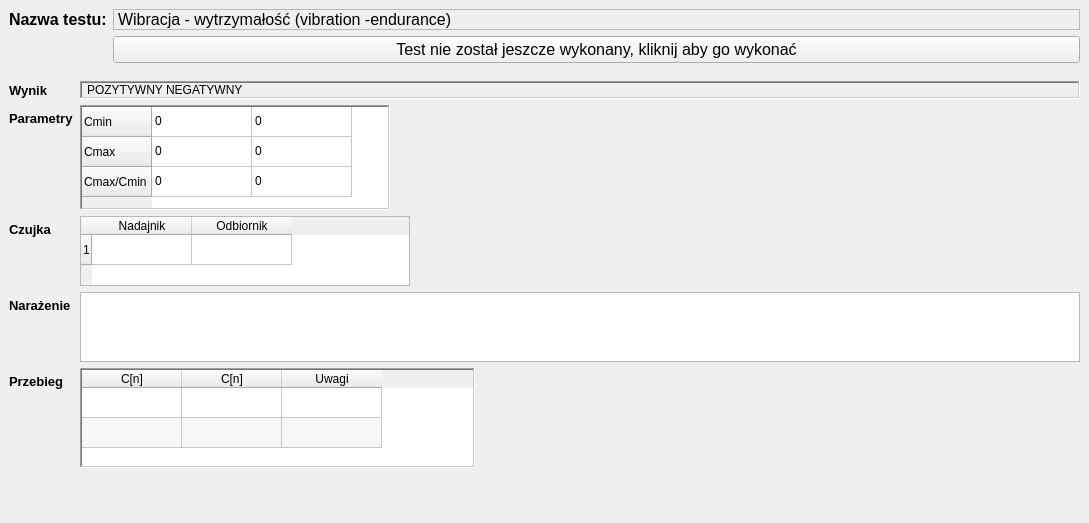
        <widget class="QWidget" name="pWibracja">
         <property name="styleSheet">
          <string notr="true"/>
         </property>
         <layout class="QVBoxLayout" name="verticalLayoutpWibracja">
          <property name="spacing">
           <number>0</number>
          </property>
          <property name="leftMargin">
           <number>0</number>
          </property>
          <property name="topMargin">
           <number>0</number>
          </property>
          <property name="rightMargin">
           <number>0</number>
          </property>
          <property name="bottomMargin">
           <number>0</number>
          </property>
          <item>
           <widget class="QWidget" name="wibracjaWidget" native="true">
            <property name="sizePolicy">
             <sizepolicy hsizetype="Preferred" vsizetype="Minimum">
              <horstretch>0</horstretch>
              <verstretch>0</verstretch>
             </sizepolicy>
            </property>
            <property name="minimumSize">
             <size>
              <width>0</width>
              <height>70</height>
             </size>
            </property>
            <property name="maximumSize">
             <size>
              <width>16777215</width>
              <height>80</height>
             </size>
            </property>
            <property name="font">
             <font>
              <family>Arial</family>
              <pointsize>12</pointsize>
             </font>
            </property>
            <layout class="QFormLayout" name="formLayoutwibracjaWidget">
             <property name="labelAlignment">
              <set>Qt::AlignLeading|Qt::AlignLeft|Qt::AlignTop</set>
             </property>
             <item row="0" column="0">
              <widget class="QLabel" name="eWibracjanazwaTestu">
               <property name="font">
                <font>
                 <family>Arial</family>
                 <pointsize>12</pointsize>
                 <bold>true</bold>
                </font>
               </property>
               <property name="text">
                <string>Nazwa testu:</string>
               </property>
              </widget>
             </item>
             <item row="0" column="1">
              <widget class="QLabel" name="wibracjanazwaTestu">
               <property name="maximumSize">
                <size>
                 <width>16777215</width>
                 <height>35</height>
                </size>
               </property>
               <property name="frameShape">
                <enum>QFrame::StyledPanel</enum>
               </property>
               <property name="text">
                <string>Wibracja - wytrzymałość (vibration -endurance)</string>
               </property>
              </widget>
             </item>
             <item row="1" column="1">
              <widget class="QPushButton" name="pbWibracja">
               <property name="text">
                <string>Test nie został jeszcze wykonany, kliknij aby go wykonać</string>
               </property>
              </widget>
             </item>
            </layout>
           </widget>
          </item>
          <item>
           <widget class="QWidget" name="wibracjaWyniki" native="true">
            <layout class="QFormLayout" name="formLayoutwibracjaWyniki">
             <item row="0" column="0">
              <widget class="QLabel" name="etWibracjaResult">
               <property name="font">
                <font>
                 <family>Arial</family>
                 <pointsize>10</pointsize>
                 <bold>true</bold>
                </font>
               </property>
               <property name="text">
                <string>Wynik</string>
               </property>
              </widget>
             </item>
             <item row="0" column="1">
              <widget class="QLabel" name="wibracjaResult">
               <property name="frameShape">
                <enum>QFrame::WinPanel</enum>
               </property>
               <property name="frameShadow">
                <enum>QFrame::Sunken</enum>
               </property>
               <property name="text">
                <string>POZYTYWNY NEGATYWNY</string>
               </property>
               <property name="margin">
                <number>2</number>
               </property>
               <property name="indent">
                <number>5</number>
               </property>
              </widget>
             </item>
             <item row="1" column="0">
              <widget class="QLabel" name="etwibracjaParametry">
               <property name="font">
                <font>
                 <family>Arial</family>
                 <pointsize>10</pointsize>
                 <bold>true</bold>
                </font>
               </property>
               <property name="text">
                <string>Parametry</string>
               </property>
              </widget>
             </item>
             <item row="1" column="1">
              <widget class="QTableWidget" name="wibracjaTableParams">
               <property name="sizePolicy">
                <sizepolicy hsizetype="Minimum" vsizetype="Minimum">
                 <horstretch>0</horstretch>
                 <verstretch>0</verstretch>
                </sizepolicy>
               </property>
               <property name="maximumSize">
                <size>
                 <width>310</width>
                 <height>105</height>
                </size>
               </property>
               <property name="frameShape">
                <enum>QFrame::WinPanel</enum>
               </property>
               <property name="verticalScrollBarPolicy">
                <enum>Qt::ScrollBarAsNeeded</enum>
               </property>
               <property name="horizontalScrollBarPolicy">
                <enum>Qt::ScrollBarAsNeeded</enum>
               </property>
               <property name="autoScroll">
                <bool>false</bool>
               </property>
               <property name="editTriggers">
                <set>QAbstractItemView::NoEditTriggers</set>
               </property>
               <property name="tabKeyNavigation">
                <bool>false</bool>
               </property>
               <property name="showDropIndicator" stdset="0">
                <bool>false</bool>
               </property>
               <property name="dragDropOverwriteMode">
                <bool>false</bool>
               </property>
               <attribute name="horizontalHeaderVisible">
                <bool>false</bool>
               </attribute>
               <row>
                <property name="text">
                 <string>Cmin</string>
                </property>
               </row>
               <row>
                <property name="text">
                 <string>Cmax</string>
                </property>
               </row>
               <row>
                <property name="text">
                 <string>Cmax/Cmin</string>
                </property>
               </row>
               <column>
                <property name="text">
                 <string>Nazwa</string>
                </property>
               </column>
               <column>
                <property name="text">
                 <string>Wartość</string>
                </property>
               </column>
               <item row="0" column="0">
                <property name="text">
                 <string>0</string>
                </property>
               </item>
               <item row="0" column="1">
                <property name="text">
                 <string>0</string>
                </property>
               </item>
               <item row="1" column="0">
                <property name="text">
                 <string>0</string>
                </property>
               </item>
               <item row="1" column="1">
                <property name="text">
                 <string>0</string>
                </property>
               </item>
               <item row="2" column="0">
                <property name="text">
                 <string>0</string>
                </property>
               </item>
               <item row="2" column="1">
                <property name="text">
                 <string>0</string>
                </property>
               </item>
              </widget>
             </item>
             <item row="2" column="0">
              <widget class="QLabel" name="etWibracjaCzujka">
               <property name="font">
                <font>
                 <family>Arial</family>
                 <pointsize>10</pointsize>
                 <bold>true</bold>
                </font>
               </property>
               <property name="text">
                <string>Czujka</string>
               </property>
              </widget>
             </item>
             <item row="2" column="1">
              <widget class="QTableWidget" name="wibracjatableCzujka">
               <property name="minimumSize">
                <size>
                 <width>309</width>
                 <height>70</height>
                </size>
               </property>
               <property name="maximumSize">
                <size>
                 <width>330</width>
                 <height>70</height>
                </size>
               </property>
               <row>
                <property name="text">
                 <string>1</string>
                </property>
               </row>
               <column>
                <property name="text">
                 <string>Nadajnik</string>
                </property>
               </column>
               <column>
                <property name="text">
                 <string>Odbiornik</string>
                </property>
               </column>
              </widget>
             </item>
             <item row="3" column="0">
              <widget class="QLabel" name="etWibracjaWynikNarazenia">
               <property name="font">
                <font>
                 <family>Arial</family>
                 <pointsize>10</pointsize>
                 <bold>true</bold>
                </font>
               </property>
               <property name="text">
                <string>Narażenie</string>
               </property>
              </widget>
             </item>
             <item row="4" column="0">
              <widget class="QLabel" name="etWibracjaPrzebieg">
               <property name="font">
                <font>
                 <family>Arial</family>
                 <pointsize>10</pointsize>
                 <bold>true</bold>
                </font>
               </property>
               <property name="text">
                <string>Przebieg</string>
               </property>
              </widget>
             </item>
             <item row="4" column="1">
              <widget class="QTableWidget" name="wibracjaTablePrzebieg">
               <property name="minimumSize">
                <size>
                 <width>395</width>
                 <height>100</height>
                </size>
               </property>
               <property name="maximumSize">
                <size>
                 <width>395</width>
                 <height>100</height>
                </size>
               </property>
               <property name="frameShape">
                <enum>QFrame::WinPanel</enum>
               </property>
               <property name="sizeAdjustPolicy">
                <enum>QAbstractScrollArea::AdjustToContents</enum>
               </property>
               <property name="autoScroll">
                <bool>false</bool>
               </property>
               <property name="editTriggers">
                <set>QAbstractItemView::DoubleClicked</set>
               </property>
               <property name="tabKeyNavigation">
                <bool>false</bool>
               </property>
               <property name="showDropIndicator" stdset="0">
                <bool>false</bool>
               </property>
               <property name="dragDropOverwriteMode">
                <bool>false</bool>
               </property>
               <property name="alternatingRowColors">
                <bool>true</bool>
               </property>
               <property name="selectionMode">
                <enum>QAbstractItemView::NoSelection</enum>
               </property>
               <property name="wordWrap">
                <bool>false</bool>
               </property>
               <property name="cornerButtonEnabled">
                <bool>false</bool>
               </property>
               <attribute name="horizontalHeaderCascadingSectionResizes">
                <bool>true</bool>
               </attribute>
               <attribute name="horizontalHeaderMinimumSectionSize">
                <number>30</number>
               </attribute>
               <attribute name="verticalHeaderVisible">
                <bool>false</bool>
               </attribute>
               <attribute name="verticalHeaderCascadingSectionResizes">
                <bool>true</bool>
               </attribute>
               <attribute name="verticalHeaderShowSortIndicator" stdset="0">
                <bool>false</bool>
               </attribute>
               <attribute name="verticalHeaderStretchLastSection">
                <bool>false</bool>
               </attribute>
               <row>
                <property name="text">
                 <string>1</string>
                </property>
               </row>
               <row>
                <property name="text">
                 <string>2</string>
                </property>
               </row>
               <column>
                <property name="text">
                 <string>C[n]</string>
                </property>
               </column>
               <column>
                <property name="text">
                 <string>C[n]</string>
                </property>
               </column>
               <column>
                <property name="text">
                 <string>Uwagi</string>
                </property>
               </column>
              </widget>
             </item>
             <item row="6" column="1">
              <spacer name="verticalSpacerWibracja">
               <property name="orientation">
                <enum>Qt::Vertical</enum>
               </property>
               <property name="sizeHint" stdset="0">
                <size>
                 <width>20</width>
                 <height>40</height>
                </size>
               </property>
              </spacer>
             </item>
             <item row="3" column="1">
              <widget class="QTableWidget" name="wibracjaNarazenie">
               <property name="minimumSize">
                <size>
                 <width>1000</width>
                 <height>70</height>
                </size>
               </property>
               <property name="maximumSize">
                <size>
                 <width>100</width>
                 <height>70</height>
                </size>
               </property>
               <property name="editTriggers">
                <set>QAbstractItemView::NoEditTriggers</set>
               </property>
              </widget>
             </item>
            </layout>
           </widget>
          </item>
         </layout>
        </widget>
